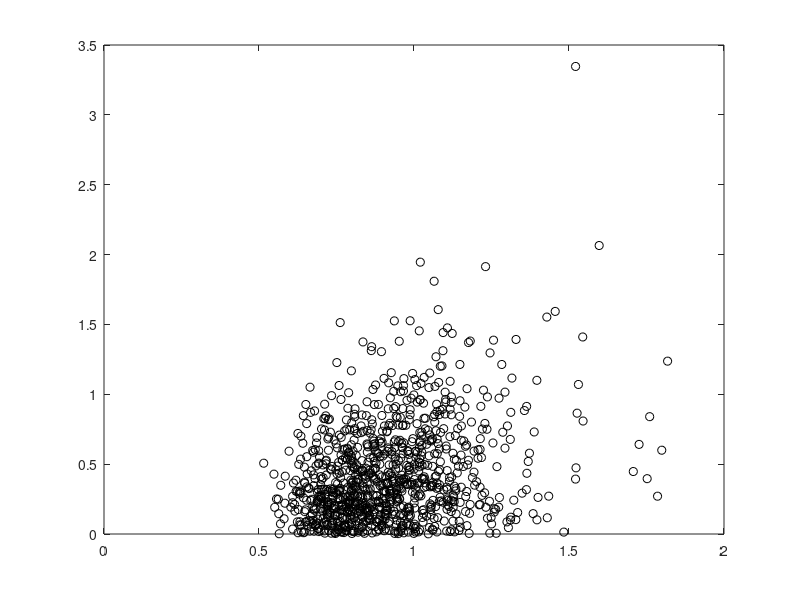

The MATLAB source for this figure: (Note: this script raises an error after producing the figure.)
% notes to self
% gneral uncertainty ranges from 1 to 4 ish (up to 5) in visual deg? (disk size?)
% general error 1 to 4 ish (up to 12) in vis deg? (saccade error?)

close all
clear all
clc

% locations
a1 = 10:10:80;
a2 = 100:10:170;
a3 = 190:10:260;
a4 = 280:10:350;
Sdistribution = [a1 a2 a3 a4];
nS = length(Sdistribution);


% parameters
sigmaVec = [5 7 9];
Jbar = 4;     % mean parameter of gamma distribution
tauVec = [1 0.0001];%0.008;        % scale parameter of gamma distribution
beta = 1;%15;

nCond = length(tauVec); % number of conditions

% reward function
maxReward = 120;
slope = 0.4;
rewardFn = @(r)maxReward*exp(-slope*r);

nTrials = 1000;
nsamp = 100;
SVec = Sdistribution(ceil(rand(nCond,nTrials).*nS));


colors = [0 0 0; 0.5*ones(1,3)];
figure;
error_sacc = nan(nCond,nTrials);
D = nan(nCond,nTrials); Shat = nan(nCond,nTrials);
rho = nan(1,nCond); pval = nan(1,nCond);
for icond = 1:nCond;
    

    tau = tauVec(icond);
    
    % ===== get p(J|Jbar,tau) ======
    % make range small enough
    ind1 = []; ind2 = [];
    blah = 10;
    while isempty(ind2) || isempty(ind2); % make range smaller if nothing is above 1e-10
        blah = blah * 0.9;
        xx = linspace(0,blah,nsamp);
        yy = gampdf(xx,Jbar/tau,tau);
        ind1 = find(yy >= 1e-6,1,'first')-1;
        ind2 = find(yy >= 1e-6,1,'last')+1;
    end
    if ind1 == 0; ind1 = 1; end
    if ind2 == length(yy)+1; ind2 = length(yy); end
    xx = linspace(xx(ind1),xx(ind2),nsamp);
    yy = gampdf(xx,Jbar/tau,tau);
    p_sigma = yy./sum(yy);
    sigval = sqrt(1./xx);
%     figure; plot(xx,yy); 
    
    % samples
    sigmaVec = sqrt(1./gamrnd(Jbar/tau,tau,1,nTrials));
    X = SVec(icond,:) + randn(1,nTrials).*sigmaVec;
    Shat(icond,:) = X;
    
    p_SgivenX = @(r,sigma) (normcdf(r,0,sigma) - normcdf(-r,0,sigma));
%     p_SDgivenXsigma = @(r,sigma) 1./(1+exp(-beta.*rewardFn(r).*p_bringInsideDisk(r,sigma)));
%         p_SgivenX = @(r) sum(p_SDgivenXsigma(r,sigval).*p_sigma);
    for itrial = 1:nTrials;
        sigma = sigmaVec(itrial);
        
        
        % calculate expected utility across disk size range
        func = @(r) rewardFn(r).*p_SgivenX(r,sigma);
        x = linspace(0,10,1e5);
        EUpdf = exp(beta.*func(x));
        
        EUpdf = EUpdf./sum(EUpdf); % normalize   
        EUcdf = cumsum(EUpdf);% make cdf
        
        % sample from icdf
        samp = rand;
        idx = find(abs(EUcdf-samp) == min(abs(EUcdf-samp)));
        D(icond,itrial) = x(idx);

    end
    
    % PLOT STUFF!!
    
    % calculte regression and correlation
    %     b = regress(D(icond,:)',[error_sacc(icond,:)' ones(nTrials,1)]);
    
    % plot scatterplot and line
    error_sacc(icond,:) = abs(SVec(icond,:) - Shat(icond,:));
    plot(D(icond,:),error_sacc(icond,:),'o','Color',colors(icond,:));hold on;
    %     blah = [0 10];
    %     plot(blah,b(1).*blah + b(2),colors(icond,:));
    
    [rho(icond), pval(icond)] = corr(error_sacc(icond,:)',D(icond,:)');
end
defaultplot
ylabel('saccadic error');
xlabel('disk size')

rho
pval

% plot data 
figure;
plot(D(1,:),error_sacc(1,:),'.','Color','k');hold on;


% ===== BINNED DISK SIZE AND ERROR VAR PLOT =====
nQuants = 4;

figure;
sem_errorsacc = nan(nCond,nQuants); mean_errorsacc = sem_errorsacc;
med_disksize = nan(nCond,nQuants);
for icond = 1:nCond;
   
   % pair disk size and saccade error data.
   dataMat = [D(icond,:); error_sacc(icond,:)]';
   dataMat = sortrows(dataMat);
   
   quantileEnds = linspace(0,nTrials,nQuants+1);
   for iquant = 1:nQuants; % for each bin (by quantile)...
       
       % get appropriate quantile from dataMat
       quantMat = dataMat(quantileEnds(iquant)+1:quantileEnds(iquant+1),:); 
       
       % mean
       mean_errorsacc(icond,iquant) = mean(quantMat(:,2));
       
       % calculate SD of saccade error for this quantile
       sem_errorsacc(icond,iquant) = std(quantMat(:,2))/sqrt(length(quantMat(:,2)));
       
       % median of disksizes
       med_disksize(icond,iquant) = median(quantMat(:,1));
       
   end
   
   errorbar(med_disksize(icond,:),mean_errorsacc(icond,:),sem_errorsacc(icond,:),'Color',colors(icond,:));
   hold on;
end


defaultplot
ylabel('error')
xlabel('disk size')
legend('variable precision','fixed precision')
